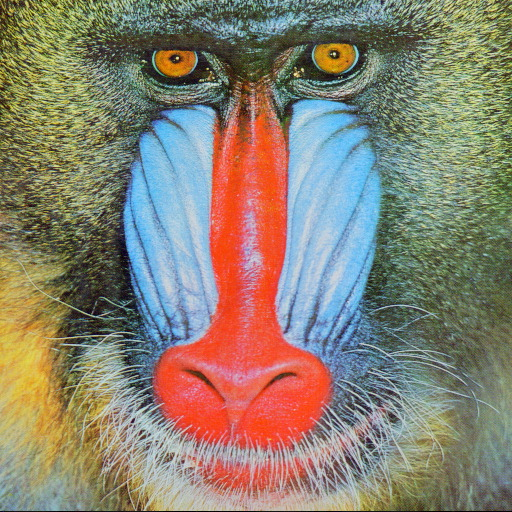
#> input picture Images/baboon.jpg, 512 x 512 px
$ python Entropy.py
#> lines starting #> are read from the running program, lines starting #| are printed output that depends on the picture
### Chens.py
import numpy as np
import matplotlib.pyplot as plt

def dx1(x, y, z, a=35., b=3., c=28.):
    return a * (y - x)

def dx2(x, y, z, a=35., b=3., c=28.):
    return (c - a) * x - x * z + c * y

def dx3(x, y, z, a=35., b=3., c=28.):
    return x * y - b * z


def RungeKutta(x1, x2, x3, h):

        ''' step one '''

        k0 = h * dx1(x1, x2, x3)
        l0 = h * dx2(x1, x2, x3)
        q0 = h * dx3(x1, x2, x3)

        ''' step two '''

        k1 = h * dx1(x1 + k0 / 2, x2 + l0 / 2, x3 + q0 / 2)
        l1 = h * dx2(x1 + k0 / 2, x2 + l0 / 2, x3 + q0 / 2)
        q1 = h * dx3(x1 + k0 / 2, x2 + l0 / 2, x3 + q0 / 2)

        ''' step three '''

        k2 = h * dx1(x1 + k1 / 2, x2 + l1 / 2, x3 + q1 / 2)
        l2 = h * dx2(x1 + k1 / 2, x2 + l1 / 2, x3 + q1 / 2)
        q2 = h * dx3(x1 + k1 / 2, x2 + l1 / 2, x3 + q1 / 2)

        ''' step four '''

        k3 = h * dx1(x1 + k2, x2 + l2, x3 + q2)
        l3 = h * dx2(x1 + k2, x2 + l2, x3 + q2)
        q3 = h * dx3(x1 + k2, x2 + l2, x3 + q2)

        ''' step five '''

        x1 += (k0 + 2 * k1 + 2 * k2 + k3) / 6
        x2 += (l0 + 2 * l1 + 2 * l2 + l3) / 6
        x3 += (q0 + 2 * q1 + 2 * q2 + q3) / 6

        return x1, x2, x3


def Key(x, y, z, h, iterations):
    #s1 = np.zeros(iterations, dtype=np.float64)
    #s2 = np.zeros(iterations, dtype=np.float64)
    #s3 = np.zeros(iterations, dtype=np.float64)

#> called with x = 0.1, y = 0.2, z = 0.3, h = 0.01, iterations = 490
    for _ in range(300):
        x, y, z = RungeKutta(x, y, z, h)

    for i in range(iterations):
        x, y, z = RungeKutta(x, y, z, h)
        #s1[i] = x
        #s2[i] = y
        #s3[i] = z

    return x, y, z


# [15 lines of commented-out code are left out]

### Lorenz.py
import numpy as np
import matplotlib.pyplot as plt

def dx1(x, y, z, a=10., b=28., c=8./3.):
    return a * (y - x)

def dx2(x, y, z, a=10., b=28., c=8./3.):
    return b * x - y - x * z

def dx3(x, y, z, a=10., b=28., c=8./3.):
    return x * y - c * z


def RungeKutta(x1, x2, x3, h):

        ''' step one '''

        k0 = h * dx1(x1, x2, x3)
        l0 = h * dx2(x1, x2, x3)
        q0 = h * dx3(x1, x2, x3)

        ''' step two '''

        k1 = h * dx1(x1 + k0 / 2, x2 + l0 / 2, x3 + q0 / 2)
        l1 = h * dx2(x1 + k0 / 2, x2 + l0 / 2, x3 + q0 / 2)
        q1 = h * dx3(x1 + k0 / 2, x2 + l0 / 2, x3 + q0 / 2)

        ''' step three '''

        k2 = h * dx1(x1 + k1 / 2, x2 + l1 / 2, x3 + q1 / 2)
        l2 = h * dx2(x1 + k1 / 2, x2 + l1 / 2, x3 + q1 / 2)
        q2 = h * dx3(x1 + k1 / 2, x2 + l1 / 2, x3 + q1 / 2)

        ''' step four '''

        k3 = h * dx1(x1 + k2, x2 + l2, x3 + q2)
        l3 = h * dx2(x1 + k2, x2 + l2, x3 + q2)
        q3 = h * dx3(x1 + k2, x2 + l2, x3 + q2)

        ''' step five '''

        x1 += (k0 + 2 * k1 + 2 * k2 + k3) / 6
        x2 += (l0 + 2 * l1 + 2 * l2 + l3) / 6
        x3 += (q0 + 2 * q1 + 2 * q2 + q3) / 6

        return x1, x2, x3


def Key(x, y, z, h, iterations):
    #s1 = np.zeros(iterations, dtype=np.float64)
    #s2 = np.zeros(iterations, dtype=np.float64)
    #s3 = np.zeros(iterations, dtype=np.float64)

#> called with x = 0.1, y = 0.2, z = 0.3, h = 0.01, iterations = 490
    for _ in range(300):
        x, y, z = RungeKutta(x, y, z, h)

    for i in range(iterations):
        x, y, z = RungeKutta(x, y, z, h)
#> further down, image is the input picture: shape (512, 512, 3); mean B, G, R 112.9, 129.1, 137.1
        #s1[i] = x
        #s2[i] = y
        #s3[i] = z

    return x, y, z


# [15 lines of commented-out code are left out]

### catmap.py
import numpy as np

def catMap(image, iterations):
#> called with iterations = 300
    I = np.zeros_like(image)
    H, W = image.shape[:2]
#> H = 512; W = 512

    Ys, Xs = np.mgrid[0 : H, 0 : W]

    for _ in range(iterations):
        nX = np.round(Xs + 2 * Ys).astype(int) % H
        nY = np.round(Xs + Ys).astype(int) % W

        image[nY, nX] = image[Ys, Xs]
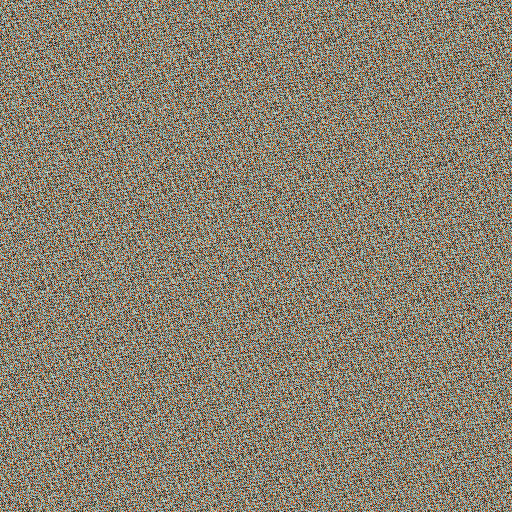
#> image: shape (512, 512, 3); mean B, G, R 112.9, 129.1, 137.1

    try: I[nY, nX] = image[Ys, Xs]
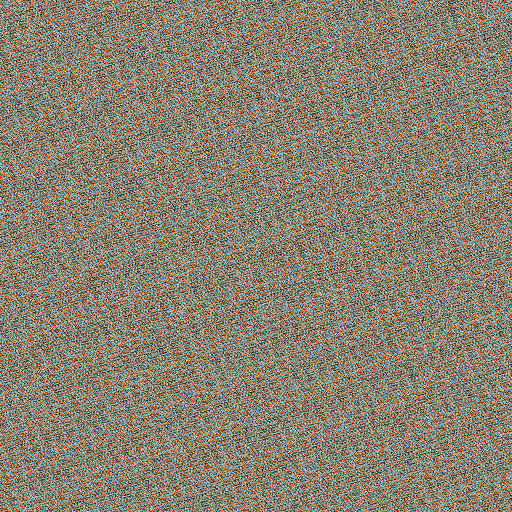
#> I: shape (512, 512, 3); mean B, G, R 112.9, 129.1, 137.1
    except: return image
    return I

### Sequances.py
from Runge_Kutta import RungeKutta
from CONST import *
import numpy as np
from time import time


def get_sequances(x1, x2, x3, x4, x5, x6, h, iterations):

    st = time()
    for _ in range(420):
        x1, x2, x3, x4, x5, x6 = RungeKutta(x1, x2, x3, x4, x5, x6, h)


    sequance1 = np.zeros(iterations, dtype=np.float64)
    sequance2 = np.zeros(iterations, dtype=np.float64)
    sequance3 = np.zeros(iterations, dtype=np.float64)
    sequance4 = np.zeros(iterations, dtype=np.float64)
    sequance5 = np.zeros(iterations, dtype=np.float64)
    sequance6 = np.zeros(iterations, dtype=np.float64)


    for i in range(iterations):
        x1, x2, x3, x4, x5, x6 = RungeKutta(x1, x2, x3, x4, x5, x6, h)
        sequance1[i] = x1
        sequance2[i] = x2
        sequance3[i] = x3
        sequance4[i] = x4
        sequance5[i] = x5
        sequance6[i] = x6

    print("Time to get sequance: ", time() - st)

    return sequance1, sequance2, sequance3, sequance4, sequance5, sequance6

### Runge_Kutta.py
from CNN import *

def RungeKutta(x1, x2, x3, x4, x5, x6, h):

        ''' step one '''

        k0 = h * dx1(x1, x2, x3, x4, x5, x6)
        l0 = h * dx2(x1, x2, x3, x4, x5, x6)
        q0 = h * dx3(x1, x2, x3, x4, x5, x6)
        r0 = h * dx4(x1, x2, x3, x4, x5, x6)
        s0 = h * dx5(x1, x2, x3, x4, x5, x6)
        t0 = h * dx6(x1, x2, x3, x4, x5, x6)

        ''' step two '''

        k1 = h * dx1(x1 + k0 / 2, x2 + l0 / 2, x3 + q0 / 2, x4 + r0 / 2, x5 + s0 / 2, x6 + t0 / 2)
        l1 = h * dx2(x1 + k0 / 2, x2 + l0 / 2, x3 + q0 / 2, x4 + r0 / 2, x5 + s0 / 2, x6 + t0 / 2)
        q1 = h * dx3(x1 + k0 / 2, x2 + l0 / 2, x3 + q0 / 2, x4 + r0 / 2, x5 + s0 / 2, x6 + t0 / 2)
        r1 = h * dx4(x1 + k0 / 2, x2 + l0 / 2, x3 + q0 / 2, x4 + r0 / 2, x5 + s0 / 2, x6 + t0 / 2)
        s1 = h * dx5(x1 + k0 / 2, x2 + l0 / 2, x3 + q0 / 2, x4 + r0 / 2, x5 + s0 / 2, x6 + t0 / 2)
        t1 = h * dx6(x1 + k0 / 2, x2 + l0 / 2, x3 + q0 / 2, x4 + r0 / 2, x5 + s0 / 2, x6 + t0 / 2)

        ''' step three '''

        k2 = h * dx1(x1 + k1 / 2, x2 + l1 / 2, x3 + q1 / 2, x4 + r1 / 2, x5 + s1 / 2, x6 + t1 / 2)
        l2 = h * dx2(x1 + k1 / 2, x2 + l1 / 2, x3 + q1 / 2, x4 + r1 / 2, x5 + s1 / 2, x6 + t1 / 2)
        q2 = h * dx3(x1 + k1 / 2, x2 + l1 / 2, x3 + q1 / 2, x4 + r1 / 2, x5 + s1 / 2, x6 + t1 / 2)
        r2 = h * dx4(x1 + k1 / 2, x2 + l1 / 2, x3 + q1 / 2, x4 + r1 / 2, x5 + s1 / 2, x6 + t1 / 2)
        s2 = h * dx5(x1 + k1 / 2, x2 + l1 / 2, x3 + q1 / 2, x4 + r1 / 2, x5 + s1 / 2, x6 + t1 / 2)
        t2 = h * dx6(x1 + k1 / 2, x2 + l1 / 2, x3 + q1 / 2, x4 + r1 / 2, x5 + s1 / 2, x6 + t1 / 2)

        ''' step four '''

        k3 = h * dx1(x1 + k2, x2 + l2, x3 + q2, x4 + r2, x5 + s2, x6 + t2)
        l3 = h * dx2(x1 + k2, x2 + l2, x3 + q2, x4 + r2, x5 + s2, x6 + t2)
        q3 = h * dx3(x1 + k2, x2 + l2, x3 + q2, x4 + r2, x5 + s2, x6 + t2)
        r3 = h * dx4(x1 + k2, x2 + l2, x3 + q2, x4 + r2, x5 + s2, x6 + t2)
        s3 = h * dx5(x1 + k2, x2 + l2, x3 + q2, x4 + r2, x5 + s2, x6 + t2)
        t3 = h * dx6(x1 + k2, x2 + l2, x3 + q2, x4 + r2, x5 + s2, x6 + t2)

        ''' step five '''

        x1 += (k0 + 2 * k1 + 2 * k2 + k3) / 6
        x2 += (l0 + 2 * l1 + 2 * l2 + l3) / 6
        x3 += (q0 + 2 * q1 + 2 * q2 + q3) / 6
        x4 += (r0 + 2 * r1 + 2 * r2 + r3) / 6
        x5 += (s0 + 2 * s1 + 2 * s2 + s3) / 6
        x6 += (t0 + 2 * t1 + 2 * t2 + t3) / 6

        return x1, x2, x3, x4, x5, x6

### CNN.py
def dx1(x1, x2, x3, x4, x5, x6):
    return - x3 - 1.2 * x4

def dx2(x1, x2, x3, x4, x5, x6):
    return 2 * x2 + x3

def dx3(x1, x2, x3, x4, x5, x6):
    return 11 * x1 - 12 * x2

def dx4(x1, x2, x3, x4, x5, x6):
    return 92 * x1 - 95 * x4 + x5 - x6 + 202 * (abs(x4 + 1) - abs(x4 - 1))

def dx5(x1, x2, x3, x4, x5, x6):
    return 5 * x3 - x5

def dx6(x1, x2, x3, x4, x5, x6):
    return 5 * x4 - 12 * x6

### Entropy.py
import numpy as np
from PIL import Image
import cv2
from Sequances import get_sequances
from CONST import *
from catmap import catMap


def entropy(im):
    # Compute normalized histogram -> p(g)
    p = np.array([(im==v).sum() for v in range(256)])
    p = p/p.sum()
    # Compute e = -sum(p(g)*log2(p(g)))
    e = -(p[p>0]*np.log2(p[p>0])).sum()

    return e


path = 'Images/baboon.jpg'

image = cv2.imread(path)
img = cv2.imread(path)

Subtitution_iterations = 300

I = catMap(image, Subtitution_iterations)
#Ir = np.copy(catMap(image[..., 2], Subtitution_iterations))
#Ig = np.copy(catMap(image[..., 1], Subtitution_iterations))
#Ib = np.copy(catMap(image[..., 0], Subtitution_iterations))

img = cv2.imread(path)

W, H = img.shape[:2]
#> W = 512; H = 512
iterations = W*H
#> iterations = 262144
s1, s2, s3, s4, s5, s6 = get_sequances(x1, x2, x3, x4, x5, x6, h, iterations)
#> (the run stopped early here; a loop or call above may not have finished)
